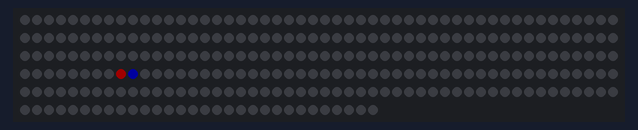
A sketch run on a simulated Arduino Uno, built with avr-gcc and run on an emulated ATmega328P. Parts: 280 RGB LEDs in strip order, left to right, continuing on the next row. Dim RGB values are drawn brighter than linear; random numbers use the default seed unless the sketch sets one.

Above: at 1.17 s.
At 9.22 s:
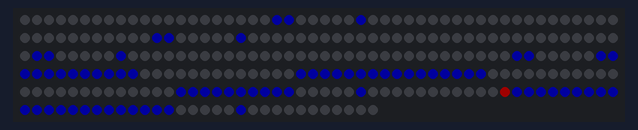
At 17.27 s:
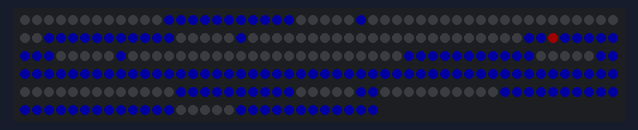
At 26.88 s:
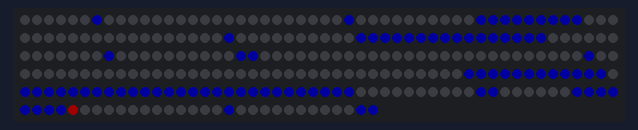
At 36.5 s:
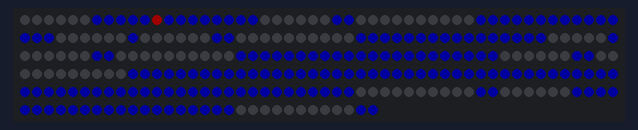

The sketch:

Snake.ino
```cpp
#include <FastLED.h>

#define LED_PIN     3
#define NUM_LEDS    280
#define BRIGHTNESS  32
#define LED_TYPE    WS2812B
#define COLOR_ORDER GRB
CRGB leds[NUM_LEDS];

int headPosition[2] = {0, 3};
byte currentDir; //0 up, 1 right, 2 down, 3 left
bool isOn[280];

#define SPEED 10

void setup() {
    delay( 1000 ); // power-up safety delay
    FastLED.addLeds<LED_TYPE, LED_PIN, COLOR_ORDER>(leds, NUM_LEDS).setCorrection( TypicalLEDStrip );
    FastLED.setBrightness(  BRIGHTNESS );
    for(int x=0;x<280;x++){
      isOn[x] = false;
    }
    randomSeed(analogRead(0));
}

void loop(){
  //if all fields are used around, we cannot continue...
  int count = 0;
  if(isOn[headPosition[1]*40 + (headPosition[0] + 1)%40]){
    count++;
  }
  if(isOn[headPosition[1]*40 + (headPosition[0] + 39)%40]){
    count++;
  }
  if(isOn[((headPosition[1] + 1)%7)*40 + headPosition[0]]){
    count++;
  }
  if(isOn[((headPosition[1] + 6)%7)*40 + headPosition[0]]){
    count++;
  }
  if(count == 4){
    //everything full, quit
    for(int x=0;x<280;x++){
      isOn[x] = false;
    }
    return;
  }

  if(random(100) < 8){
    currentDir = random(4);
  }

  int newHead[2] = {headPosition[0], headPosition[1]};
  switch(currentDir){
    case 0:
      newHead[0]--;
      break;
    case 1:
      newHead[1]++;
      break;
    case 2:
      newHead[0]++;
      break;
    case 3:
      newHead[1]--;
      break;
  }
  //test borders
  if(newHead[0] > 39){
    newHead[0] = 0;
  }
  else if(newHead[0] < 0){
    newHead[0] = 39;
  }
  if(newHead[1] > 6){
    newHead[1] = 0;
  }
  else if(newHead[1] < 0){
    newHead[1] = 6;
  }
  //test moving field
  if(isOn[newHead[1]*40+newHead[0]]){
    //cannot move there
    currentDir = random(4);
    return;
  }

  headPosition[0] = newHead[0];
  headPosition[1] = newHead[1];

  isOn[headPosition[0] + headPosition[1]*40] = true;
  for(int x=0;x<280;x++){
    if(x == headPosition[0] + headPosition[1]*40){
      leds[x] = CRGB(255, 0, 0);
    }
    else if(isOn[x]){
      leds[x] = CRGB(0, 0, 255);
    }
    else{
      leds[x] = CRGB(0, 0, 0);
    }
  }
  FastLED.show();
  FastLED.delay(1000 / SPEED);
}
```
